Frame 1 (no input): blank canvas, image omitted
Frame 60 (no input): blank canvas, image omitted
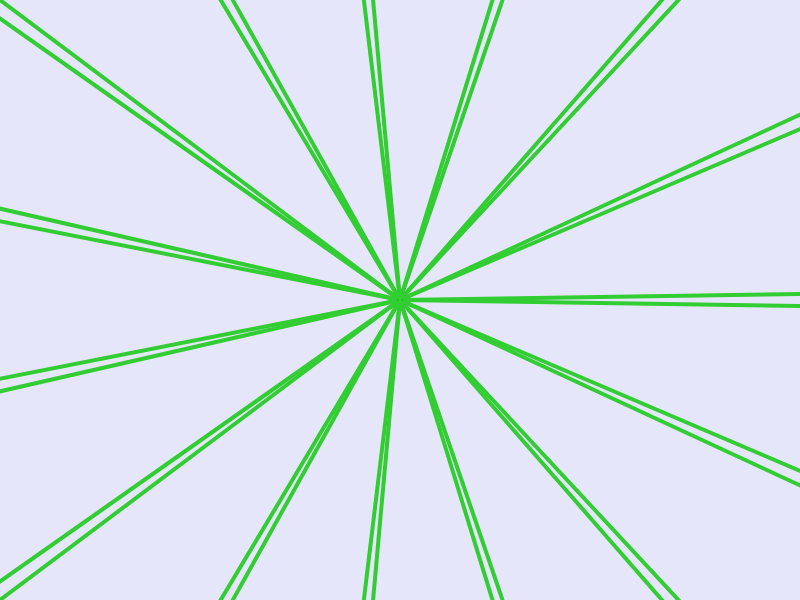
Frame 120 (the mouse pressed at the canvas centre since frame 60)

The p5.js sketch whose frames 1 and 60 were blank and that drew this single picture after the mouse press (run headless with seeded random() and noise() and a simulated clock; from frame 60 on, the mouse is pressed at the canvas centre):

// p5.js sketch
// ── sketch.js

let symmetry = 15;   

let angle = 360 / symmetry;
let saveButton, clearButton, mouseButton, keyboardButton;
let slider;

function setup() { 
  createCanvas(displayWidth, displayHeight);
  angleMode(DEGREES);
  background('lavender');


  

  clearButton = createButton('Clear');
  clearButton.mousePressed(clearScreen);

 
  fullscreenButton = createButton('Full Screen');
  fullscreenButton.mousePressed(screenFull);


  brushSizeSlider = createButton('Brush Size Slider');
  sizeSlider = createSlider(1, 32, 4, 0.1);

}

function clearScreen() {
  background('pink');
  
  
  
}


function screenFull() {
  let fs = fullscreen();
  fullscreen(!fs);
  
}

function draw() {
  stroke('limegreen')
  
  
  translate(width / 2, height / 2);
  

  if (mouseX > 0 && mouseX < width && mouseY > 0 && mouseY < height) {
    let mx = mouseX - width / 2;
    let my = mouseY - height / 2;
    let pmx = pmouseX - width / 2;
    let pmy = pmouseY - height / 2;
    
    if (mouseIsPressed) {
      for (let i = 0; i < symmetry; i++) {
        rotate(angle);
        let sw = sizeSlider.value();
        strokeWeight(sw);
        line(mx, my, pmx, pmy);
        push();
        scale(1, -1);
        line(mx, my, pmx, pmy);
        pop();
      }
    }
  }
}
